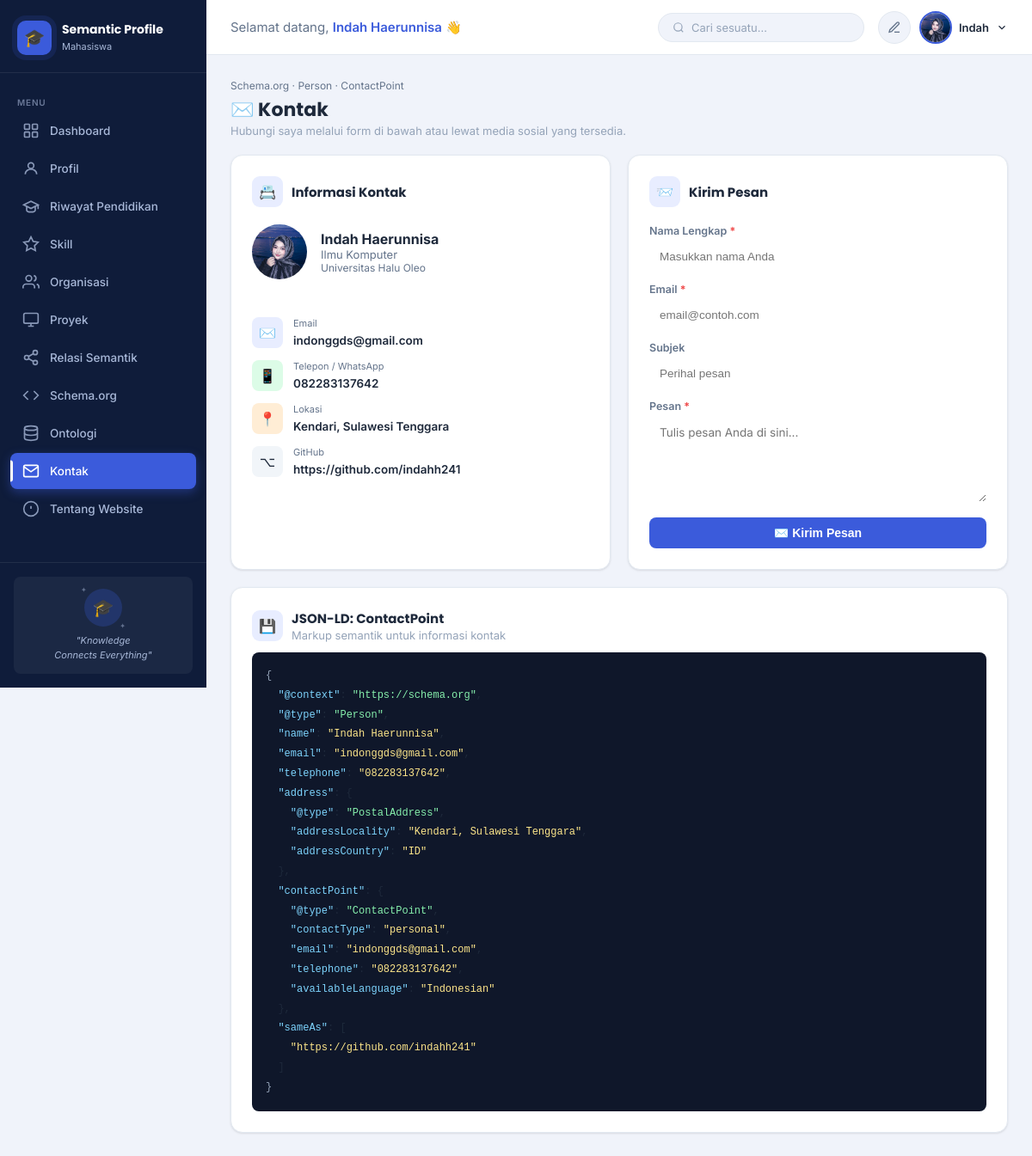
The page /kontak.php on the database its author committed.
### tables this page shows
CREATE TABLE `profil` (
  `id` int NOT NULL,
  `nama` varchar(100) NOT NULL,
  `nim` varchar(20) NOT NULL,
  `prodi` varchar(100) NOT NULL,
  `fakultas` varchar(100) NOT NULL,
  `universitas` varchar(150) NOT NULL,
  `email` varchar(100) NOT NULL,
  `telepon` varchar(20) DEFAULT NULL,
  `alamat` text,
  `bio` text,
  `foto` varchar(255) DEFAULT 'assets/foto.jpg',
  `linkedin` varchar(255) DEFAULT NULL,
  `github` varchar(255) DEFAULT NULL,
  `website` varchar(255) DEFAULT NULL,
  `updated_at` timestamp NULL DEFAULT CURRENT_TIMESTAMP ON UPDATE CURRENT_TIMESTAMP
);

### kontak.php (the view, shortened to what the rows shown need)
<?php
require_once 'config/db.php';
$profil = dbRow($pdo, "SELECT * FROM profil LIMIT 1");
$fotoDb   = $profil['foto'] ?? '';
$fotoPath = !empty($fotoDb) ? $fotoDb
          : (file_exists('assets/foto.jpg')  ? 'assets/foto.jpg'
          : (file_exists('assets/foto.jpeg') ? 'assets/foto.jpeg'
          : (file_exists('assets/foto.png')  ? 'assets/foto.png'  : '')));
$namaDepan    = e(explode(' ', $profil['nama'] ?? 'User')[0]);
$fotoFallback = "https://ui-avatars.com/api/?name={$namaDepan}&background=3b5bdb&color=fff&size=80";
?>
<!DOCTYPE html>
<html lang="id">
<head>
  <link rel="stylesheet" href="style.css">
</head>
<body>
<aside class="sidebar" id="sidebar">
  <div class="sidebar-brand">
    <div class="brand-text">
      <h2>Semantic Profile</h2>
    </div>
  </div>
</aside>
<div class="main-wrapper">
  <header class="topbar">
    <div class="topbar-greeting">
      Selamat datang, <span><?= e($profil['nama'] ?? 'Mahasiswa') ?></span>
      <span class="wave">👋</span>
    </div>
    <div class="topbar-actions">
      <div class="topbar-user">
        <img src="<?= e($fotoPath) ?>" alt="Foto Profil" class="topbar-avatar"
             onerror="this.src='<?= $fotoFallback ?>'">
        <span class="topbar-user-name"><?= $namaDepan ?></span>
        <svg width="14" height="14" fill="none" stroke="currentColor" viewBox="0 0 24 24" stroke-width="2">
          <polyline points="6 9 12 15 18 9"/>
        </svg>
      </div>
    </div>
  </header>
  <main class="page-content">
    <div style="margin-bottom:20px;">
      <h1 class="section-title" style="font-size:22px;">✉️ Kontak</h1>
    </div>
    <div class="grid-2" style="margin-bottom:20px;">
      <div class="card" style="animation:fade-up .5s ease .05s both;">
        <div class="card-body">
          <div style="display:flex;align-items:center;gap:16px;margin-bottom:24px;padding-bottom:20px;border-bottom:1px solid var(--border-light);">
            <img src="<?= e($fotoPath) ?>" alt="Foto"
                 style="width:64px;height:64px;border-radius:50%;object-fit:cover;border:3px solid var(--border-light);"
                 onerror="this.src='<?= $fotoFallback ?>'">
            <div>
              <div style="font-weight:700;font-size:16px;color:var(--text-primary);"><?= e($profil['nama'] ?? '-') ?></div>
              <div style="font-size:13px;color:var(--text-secondary);"><?= e($profil['prodi'] ?? '') ?></div>
              <div style="font-size:12px;color:var(--text-secondary);"><?= e($profil['universitas'] ?? '') ?></div>
            </div>
          </div>
          <div style="display:flex;flex-direction:column;gap:14px;">
            <?php if (!empty($profil['email'])): ?>
            <div style="display:flex;align-items:center;gap:12px;">
              <div style="width:36px;height:36px;border-radius:8px;background:#e8edff;display:flex;align-items:center;justify-content:center;font-size:16px;flex-shrink:0;">✉️</div>
              <div>
                <div style="font-size:11px;color:var(--text-secondary);margin-bottom:2px;">Email</div>
                <a href="mailto:<?= e($profil['email']) ?>" style="font-size:13.5px;font-weight:600;color:var(--primary);text-decoration:none;">
                  <?= e($profil['email']) ?>
                </a>
              </div>
            </div>
            <?php endif; ?>
            <?php if (!empty($profil['telepon'])): ?>
            <div style="display:flex;align-items:center;gap:12px;">
              <div style="width:36px;height:36px;border-radius:8px;background:#dcfce7;display:flex;align-items:center;justify-content:center;font-size:16px;flex-shrink:0;">📱</div>
              <div>
                <div style="font-size:11px;color:var(--text-secondary);margin-bottom:2px;">Telepon / WhatsApp</div>
                <a href="https://wa.me/<?= preg_replace('/[^0-9]/','',$profil['telepon']) ?>" target="_blank"
                   style="font-size:13.5px;font-weight:600;color:var(--text-primary);text-decoration:none;">
                  <?= e($profil['telepon']) ?>
                </a>
              </div>
            </div>
            <?php endif; ?>
            <?php if (!empty($profil['alamat'])): ?>
            <div style="display:flex;align-items:center;gap:12px;">
              <div style="width:36px;height:36px;border-radius:8px;background:#ffedd5;display:flex;align-items:center;justify-content:center;font-size:16px;flex-shrink:0;">📍</div>
              <div>
                <div style="font-size:11px;color:var(--text-secondary);margin-bottom:2px;">Lokasi</div>
                <span style="font-size:13.5px;font-weight:600;color:var(--text-primary);"><?= e($profil['alamat']) ?></span>
              </div>
            </div>
            <?php endif; ?>
            <?php if (!empty($profil['github'])): ?>
            <div style="display:flex;align-items:center;gap:12px;">
              <div style="width:36px;height:36px;border-radius:8px;background:#f1f5f9;display:flex;align-items:center;justify-content:center;font-size:16px;flex-shrink:0;">⌥</div>
              <div>
                <div style="font-size:11px;color:var(--text-secondary);margin-bottom:2px;">GitHub</div>
                <a href="<?= e($profil['github']) ?>" target="_blank"
                   style="font-size:13.5px;font-weight:600;color:var(--text-primary);text-decoration:none;">
                  <?= e($profil['github']) ?>
                </a>
              </div>
            </div>
            <?php endif; ?>
          </div>
        </div>
      </div>
      <div class="card" style="animation:fade-up .5s ease .1s both;">
        <div class="card-body">
          <form method="POST" action="kontak.php" style="display:flex;flex-direction:column;gap:14px;">
            <div>
              <label style="display:block;font-size:12.5px;font-weight:600;color:var(--text-secondary);margin-bottom:6px;">Nama Lengkap <span style="color:#ef4444;">*</span></label>
              <input type="text" name="nama" placeholder="Masukkan nama Anda"
                     value="<?= e($_POST['nama'] ?? '') ?>"
                     style="width:100%;padding:9px 12px;border-radius:8px;border:1.5px solid var(--border-light);font-size:13.5px;outline:none;box-sizing:border-box;transition:border-color .2s;"
                     onfocus="this.style.borderColor='#3b5bdb'" onblur="this.style.borderColor='var(--border-light)'" required>
            </div>
            <div>
              <label style="display:block;font-size:12.5px;font-weight:600;color:var(--text-secondary);margin-bottom:6px;">Email <span style="color:#ef4444;">*</span></label>
              <input type="email" name="email" placeholder="email@contoh.com"
                     value="<?= e($_POST['email'] ?? '') ?>"
                     style="width:100%;padding:9px 12px;border-radius:8px;border:1.5px solid var(--border-light);font-size:13.5px;outline:none;box-sizing:border-box;transition:border-color .2s;"
                     onfocus="this.style.borderColor='#3b5bdb'" onblur="this.style.borderColor='var(--border-light)'" required>
            </div>
            <div>
              <label style="display:block;font-size:12.5px;font-weight:600;color:var(--text-secondary);margin-bottom:6px;">Subjek</label>
              <input type="text" name="subjek" placeholder="Perihal pesan"
                     value="<?= e($_POST['subjek'] ?? '') ?>"
                     style="width:100%;padding:9px 12px;border-radius:8px;border:1.5px solid var(--border-light);font-size:13.5px;outline:none;box-sizing:border-box;transition:border-color .2s;"
                     onfocus="this.style.borderColor='#3b5bdb'" onblur="this.style.borderColor='var(--border-light)'">
            </div>
          </form>
        </div>
      </div>
    </div>
    <div class="card" style="animation:fade-up .5s ease .2s both;">
      <div class="card-body">
        <div style="background:#0f172a;border-radius:8px;padding:16px;font-size:12px;line-height:1.9;font-family:monospace;overflow-x:auto;">
<span style="color:#94a3b8;">{</span><br>
&nbsp;&nbsp;<span style="color:#7dd3fc;">"@context"</span>: <span style="color:#86efac;">"https://schema.org"</span>,<br>
&nbsp;&nbsp;<span style="color:#7dd3fc;">"@type"</span>: <span style="color:#86efac;">"Person"</span>,<br>
&nbsp;&nbsp;<span style="color:#7dd3fc;">"name"</span>: <span style="color:#fde68a;">"<?= e($profil['nama'] ?? '') ?>"</span>,<br>
&nbsp;&nbsp;<span style="color:#7dd3fc;">"email"</span>: <span style="color:#fde68a;">"<?= e($profil['email'] ?? '') ?>"</span>,<br>
&nbsp;&nbsp;<span style="color:#7dd3fc;">"telephone"</span>: <span style="color:#fde68a;">"<?= e($profil['telepon'] ?? '') ?>"</span>,<br>
&nbsp;&nbsp;<span style="color:#7dd3fc;">"address"</span>: {<br>
&nbsp;&nbsp;&nbsp;&nbsp;<span style="color:#7dd3fc;">"@type"</span>: <span style="color:#86efac;">"PostalAddress"</span>,<br>
&nbsp;&nbsp;&nbsp;&nbsp;<span style="color:#7dd3fc;">"addressLocality"</span>: <span style="color:#fde68a;">"<?= e($profil['alamat'] ?? '') ?>"</span>,<br>
&nbsp;&nbsp;&nbsp;&nbsp;<span style="color:#7dd3fc;">"addressCountry"</span>: <span style="color:#fde68a;">"ID"</span><br>
&nbsp;&nbsp;},<br>
&nbsp;&nbsp;<span style="color:#7dd3fc;">"contactPoint"</span>: {<br>
&nbsp;&nbsp;&nbsp;&nbsp;<span style="color:#7dd3fc;">"@type"</span>: <span style="color:#86efac;">"ContactPoint"</span>,<br>
&nbsp;&nbsp;&nbsp;&nbsp;<span style="color:#7dd3fc;">"contactType"</span>: <span style="color:#fde68a;">"personal"</span>,<br>
&nbsp;&nbsp;&nbsp;&nbsp;<span style="color:#7dd3fc;">"email"</span>: <span style="color:#fde68a;">"<?= e($profil['email'] ?? '') ?>"</span>,<br>
&nbsp;&nbsp;&nbsp;&nbsp;<span style="color:#7dd3fc;">"telephone"</span>: <span style="color:#fde68a;">"<?= e($profil['telepon'] ?? '') ?>"</span>,<br>
&nbsp;&nbsp;&nbsp;&nbsp;<span style="color:#7dd3fc;">"availableLanguage"</span>: <span style="color:#fde68a;">"Indonesian"</span><br>
&nbsp;&nbsp;},<br>
&nbsp;&nbsp;<span style="color:#7dd3fc;">"sameAs"</span>: [<br>
<?php
$sameAs = array_filter([$profil['github']??'', $profil['linkedin']??'', $profil['website']??'']);
$saArr  = array_values($sameAs);
foreach ($saArr as $i => $sa):
  $isLast = $i === count($saArr)-1;
?>
&nbsp;&nbsp;&nbsp;&nbsp;<span style="color:#fde68a;">"<?= e($sa) ?>"</span><?= $isLast ? '' : ',' ?><br>
<?php endforeach; ?>
&nbsp;&nbsp;]<br>
<span style="color:#94a3b8;">}</span>
        </div>
      </div>
    </div>
  </main>
</div>
</body>
</html>

### rows shown on the page
profil: nama "Indah Haerunnisa", foto (picture), nama "Indah", prodi "Ilmu Komputer", universitas "Universitas Halu Oleo", email "indonggds@gmail.com", telepon "082283137642", alamat "Kendari, Sulawesi Tenggara", github "https://github.com/indahh241"

### other values the page prints
$sa "https://github.com/indahh241"
